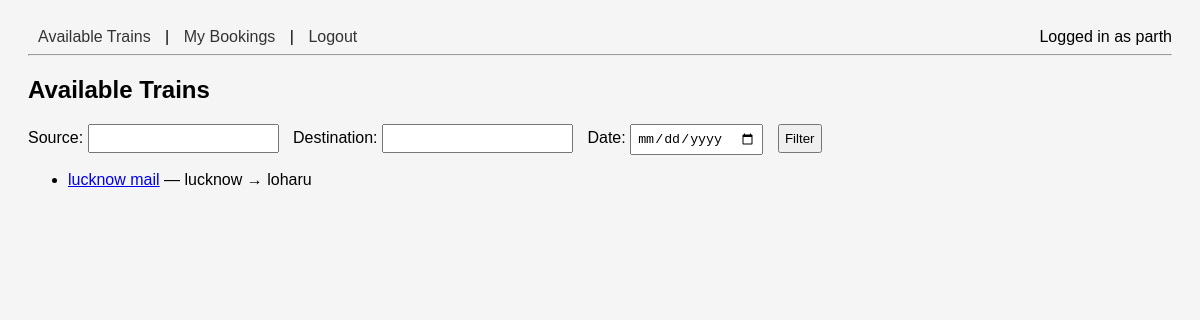
The app's page /trains-web/ (signed in) with its own data.
### booking/models.py (models this page shows, shortened)
class Train(models.Model):
    name = models.CharField(max_length=100)
    source = models.CharField(max_length=100)
    destination = models.CharField(max_length=100)
    departure_time = models.DateTimeField()
    total_seats = models.PositiveIntegerField()
    seats_available = models.PositiveIntegerField()

### booking/views.py (the view)
# urls.py: path('trains-web/', TrainListView.as_view(), name='train_list'),
@method_decorator(login_required, name='dispatch')
class TrainListView(ListView):
    model = Train
    template_name = 'booking/train_list.html'
    context_object_name = 'trains'
    def get_queryset(self):
        qs = Train.objects.all()
        source = self.request.GET.get('source')
        dest = self.request.GET.get('destination')
        date = self.request.GET.get('departure_time')
        if source:
            qs = qs.filter(source__icontains=source)
        if dest:
            qs = qs.filter(destination__icontains=dest)
        if date:
            qs = qs.filter(departure_time__date=date)
        return qs

### booking/templates/booking/train_list.html
{% extends 'booking/base.html' %}
{% block content %}
<h2>Available Trains</h2>
<form method="get">
    Source: <input type="text" name="source" value="{{ request.GET.source }}">
    Destination: <input type="text" name="destination" value="{{ request.GET.destination }}">
    Date: <input type="date" name="departure_time" value="{{ request.GET.departure_time }}">
    <button type="submit">Filter</button>
</form>
<ul>
{% for train in trains %}
    <li><a href="{% url 'train_detail' train.id %}">{{ train.name }}</a> — {{ train.source }} → {{ train.destination }}</li>
{% empty %}
    <li>No trains found.</li>
{% endfor %}
</ul>
{% endblock %}

### booking/templates/booking/base.html (shortened to what this page needs)
{%load static%}
<!DOCTYPE html>
<html>
<head>
    <link rel="stylesheet" href="{% static 'booking/css/style.css' %}">
</head>
<body>
    <nav>
        {% if user.is_authenticated %}
            <a href="{% url 'train_list' %}">Available Trains</a> |
            <a href="{% url 'my_bookings' %}">My Bookings</a> |
            <a href="{% url 'logout' %}">Logout</a>
            <span style="float:right;">Logged in as {{ user.username }}</span>
        {% else %}
            <a href="{% url 'register' %}">Register</a> |
            <a href="{% url 'login' %}">Login</a>
        {% endif %}
    </nav>
    <hr>
    {% block content %}
    {% endblock %}
</body>
</html>

### booking/static/booking/css/style.css (style rules this page uses)
body { font-family: Arial, sans-serif; padding: 20px; background: #f5f5f5; }
nav a { margin: 0 10px; text-decoration: none; color: #333; }
form { margin: 15px 0; }
input, button { padding: 5px; margin-right: 10px; }

### records on screen
Train: name "lucknow mail", source "lucknow", destination "loharu"

### other values on screen
{{ user.username }} "parth"
